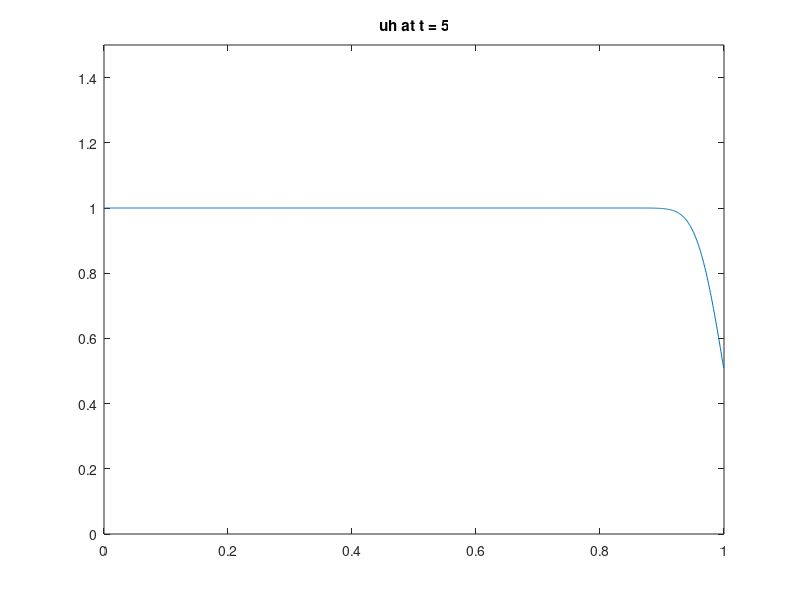

Reproduce this figure in MATLAB.
% PROGRAMMING EXERCISE 8: A CONVECTION-DOMINATED PROBLEM WITH FVM% Bruno Degli Esposti, Xingyu Xu% 17/12/19 - 07/01/20% Code tested in MATLAB only%Mesh used:%% (Omega0)  |   (Omega1)  |   (Omega2)  |  ...  |(Omega(N-1))|  (OmegaN)   |   (Omega(N+1))    %    | ---- , ---- | ---- , ---- | ---- ,  ...        | ---- , ---- | ---- , ---- |%   x0=0           x1           x2                  x(N-1)         xN          x(N+1)=1   exercise = 'a';% Comment on the results (point a):% If c > 0, the exact solution is the characteristic function% on the interval [0,ct]. Instead, we observe a smooth transition% from 1 to 0, which means that our simulation introduces% unwanted numerical diffusion.% Diffusive effects come from the space discretization (full upwinding% is at fault) and temporal discretization (implicit Euler).% Hence, to improve the sharpness of our solution, it's necessary% to increase N and decrease DT at the same rate (only one% of the two is not enough).% DT = T/5000 and N = 1000 give satisfactory results.% Comment on the results (point b):% If c > 0, the exact solution is exp(-5x) times the characteristic% function of the interval [0,ct].% This time we also get unwanted numerical diffusion, but its effect% is dampened by the reactive term (the solution almost vanishes near x=1).% Hence, DT = T/250 and N = 50 already give satisfactory results.% Comment on the results (point c):% If k is small (e.g. 1e-4) and/or c is large (e.g. 1e+4),% then the numeric solution will not look smooth anymore,% but it will still evolve correctly over time from a qualitative% point of view. Increasing N mitigates the problem.% Comment on the results (point d):% Nice Christmas tree ;-)if (exercise == 'a')    T = 5;    DT = T/5000;    N = 1000;    u = zeros(N+2, floor(T/DT)+1);    x = linspace(0,1,N+2)'; % define mesh    k = 0;            % diffusion coefficient    c = 0.2;          % advection coefficient    r = 0;            % reaction coefficient    f = @(t,x) zeros(size(x));    r_upwind = (c>0); % which side is the upwind side?    x_star = (c<0);    if c > 0        BC_idx = 1;   % boundary condition index    else        BC_idx = N+2;    end    g = @(t,x_star) 1;    u(BC_idx,1) = g(0,x_star); % initial condition has to satisfy the BCelseif (exercise == 'b')    T = 5;    DT = T/250;    N = 50;    u = zeros(N+2, floor(T/DT)+1);    x = linspace(0,1,N+2)'; % define mesh    k = 0;            % diffusion coefficient    c = 0.2;          % advection coefficient    r = 1;            % reaction coefficient    f = @(t,x) zeros(size(x));    r_upwind = (c>0); % which side is the upwind side?    x_star = (c<0);    if c > 0        BC_idx = 1;   % boundary condition index    else        BC_idx = N+2;    end    g = @(t,x_star) 1;    u(BC_idx,1) = g(0,x_star); % initial condition has to satisfy the BCelseif (exercise == 'c')    T = 5;    DT = T/500;    N = 100;    u = zeros(N+2, floor(T/DT)+1);    x = [0;sort(rand(N,1));1]; % define unstructured mesh    k = 1;            % diffusion coefficient    c = 1;            % advection coefficient    r = 1;            % reaction coefficient    f = @(t,x) cos(t)*sin(2*pi*x)+...        (4*pi^2*k+r)*sin(t)*sin(2*pi*x)+2*pi*c*sin(t)*cos(2*pi*x);    r_upwind = (c>0); % which side is the upwind side?    g = @(t,x_star) 0;    u_ex = @(t,x) sin(t)*sin(2*pi*x);elseif (exercise == 'd')    T = 5;    DT = T/1000;    N = 5000;    u = zeros(N+2, floor(T/DT)+1);    x = linspace(0,1,N+2)'; % define mesh    k = 0;            % diffusion coefficient    c = 0.2;          % advection coefficient    r = 0.1;          % reaction coefficient    f = @(t,x) zeros(size(x));    r_upwind = (c>0); % which side is the upwind side?    x_star = (c<0);    if c > 0        BC_idx = 1;   % boundary condition index    else        BC_idx = N+2;    end    g = @(t,x_star) t*((1.05*t-floor(1.05*t))^3+0.2);    u(BC_idx,1) = g(0,x_star); % initial condition has to satisfy the BCend% Construct system matrices M, A, B, R% The full system should take the form:% M*(U(n+1) - U(n)) + A*U(n+1) + B*U(n+1) + R*U(n+1) = F(n+1)xhalves = 0.5*(x(1:end-1)+x(2:end));h = [xhalves(1); diff(xhalves); 1-xhalves(end)];% Matrix for the time-derivativeM = sparse(N+2,N+2);for i = 1:N+2    M(i,i) = h(i)/DT;end% Matrix for the diffusive partA = sparse(N+2,N+2);% Rows 1 and N+2 don't matter, because k != 0 implies% that we get Dirichlet BC on both endsfor i = 2:N+1    A(i,i-1) = -k/(x(i)-x(i-1));    A(i,i) = k/(x(i)-x(i-1)) + k/(x(i+1)-x(i));    A(i,i+1) = -k/(x(i+1)-x(i));end% Matrix for the convective partB = sparse(N+2,N+2);% Rows 1 and N+2 matter only if k == 0. In any case, one of% the two rows will be overwritten by the Dirichlet BC.B(1,1) = -c;B(1,2) = c;for i = 2:N+1    B(i,i-1) = -c*r_upwind;    B(i,i) = c*r_upwind - c*(1-r_upwind);    B(i,i+1) = c*(1-r_upwind);endB(N+2,N+1) = -c;B(N+2,N+2) = c;% Matrix for the reactive partR = sparse(N+2,N+2);for i = 1:N+2    R(i,i) = r*h(i);endt = 0;for i = 1:(T/DT)    % Inside the loop, u(:,i) is u at time t    % and u(:,i+1) is u at time t+DT        % Construct RHS    F = h.*f(t+DT,x);    rhs = M*u(:,i) + F;        % Full system matrix    FS = A+M+B+R;     % Update system with Dirichlet values    if k == 0        FS(BC_idx,:) = 0;        FS(BC_idx,BC_idx) = 1;        rhs(BC_idx) = g(t+DT,x_star);    else        FS(1,:) = 0;        FS(1,1) = 1;        rhs(1) = g(t+DT,0);        FS(end,:) = 0;        FS(end,end) = 1;        rhs(end) = g(t+DT,1);    end      % Calculate u at time t+DT    u(:,i+1) = FS\rhs;        t = t + DT;endif(exercise == 'a')    for i = round(linspace(0,size(u,2)-1,120)) % show 120 frames        tic;        plot(x,u(:,i+1)), ylim([0,1.5]);        title(['uh at t = ', num2str(i*DT)])        drawnow();        pause(1/30-toc); % at a speed around 30FPS    endelseif(exercise == 'b')    for i = round(linspace(0,size(u,2)-1,120))        tic;        plot(x,u(:,i+1)), ylim([0,1.5]);        title(['uh at t = ', num2str(i*DT)])        drawnow();        pause(1/30-toc);    endelseif(exercise == 'c')    for i = round(linspace(0,size(u,2)-1,120))        tic;        subplot(1,2,1),plot(x,u_ex(i*DT,x)), ylim([-1.5,1.5]);        title(['u_ex at t = ', num2str(i*DT)])        subplot(1,2,2),plot(x,u(:,i+1)), ylim([-1.5,1.5]);        title(['uh at t = ', num2str(i*DT)])        drawnow();        pause(1/30-toc);    endelseif(exercise == 'd')    for i = round(linspace(0,size(u,2)-1,120))        tic;        plot(u(:,i+1),x,'color',[0.4660 0.6740 0.1880],'linewidth',2), xlim([-5,5]);        hold on        plot(-u(:,i+1),x,'color', [0.4660 0.6740 0.1880],'linewidth',2),xlim([-5,5]);        hold off        title(['Happy holidays!'])        drawnow();        pause(1/30-toc);    endend